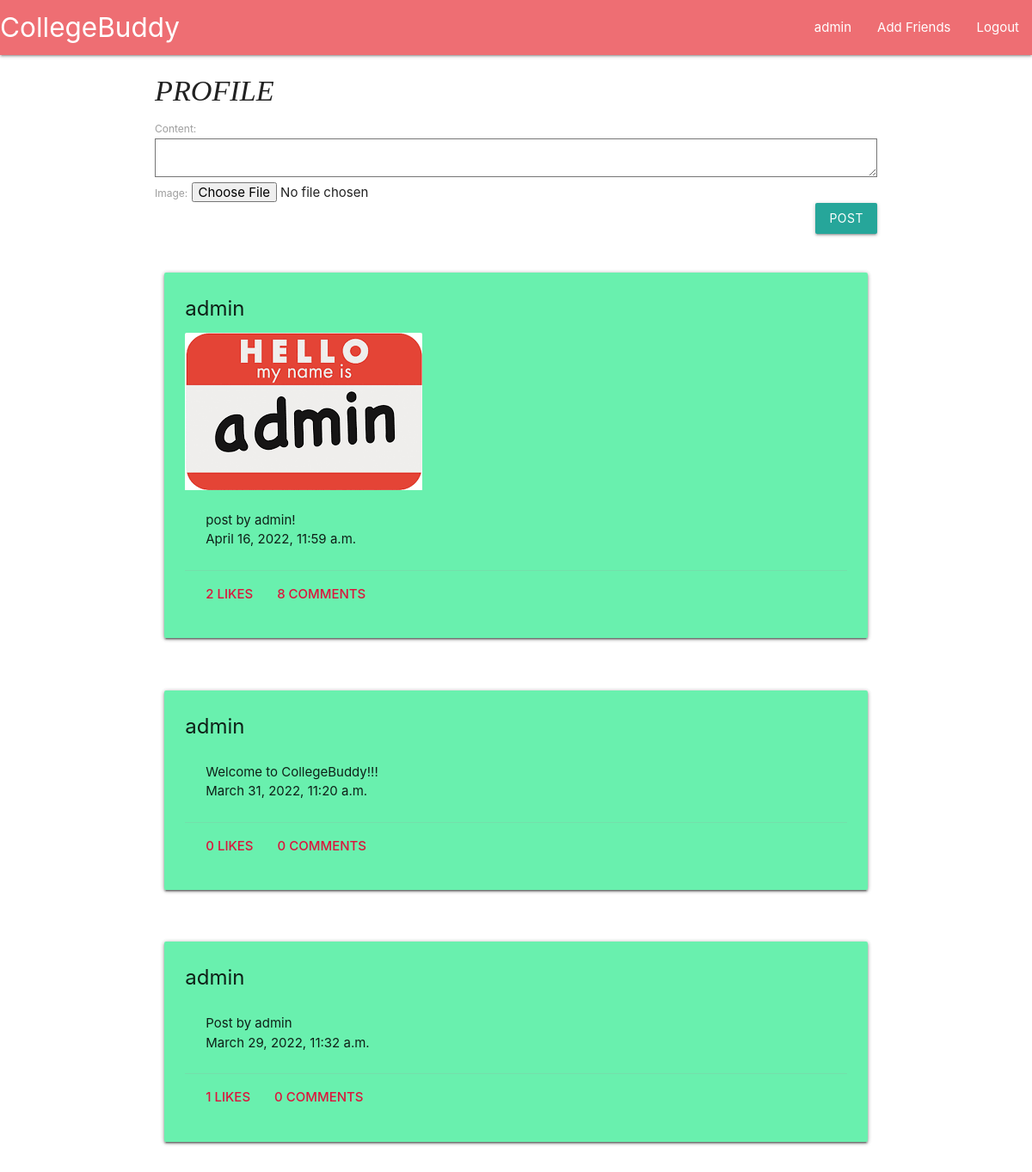
/profile/ (signed in), run on the app's committed database.
### social/models.py (models this page shows, shortened)
class Post(models.Model):
    user = models.ForeignKey(User, on_delete=models.CASCADE)
    created_at = models.DateTimeField(auto_now = True)
    content = models.TextField()
    image = models.ImageField(blank = True)

### social/views.py (the view)
# urls.py: path("profile/", social_view.Profile.as_view(), name = "profile"),
class Profile(LoginRequiredMixin, ListView):
    login_url = "login/"
    template_name = "social/profile.html"
    context_object_name = "posts"
    def get_queryset(self):
        return models.Post.objects.filter(user = self.request.user).order_by("-created_at")
    def get_context_data(self, *args, **kwargs):
        data = super().get_context_data(*args, **kwargs)
        data["post_form"] = forms.PostForm()
        return data

### social/forms.py
class PostForm(forms.ModelForm):
    class Meta:
        model = models.Post
        fields = ["content", "image"]

### templates/social/profile.html (shortened to what this page needs)
{% extends "base.html" %}
{% block content %}
    <div class="container">
        <h4 style="font-style: italic; font-family: cursive;">PROFILE</h4>
        <form action="/post/" method="post" enctype="multipart/form-data">
            {{ post_form }}
            <div class="row" style="text-align: end;">
                <button type="submit" class="btn waves-effect">POST</button>
            </div>
        </form>
    </div>
    {% for post in posts %}
        {% include "social/components/post.html" %}
    {% endfor %}
{% endblock %}

### templates/base.html (shortened to what this page needs)
<!DOCTYPE html>
<html lang="en">
<head>
    <link rel="stylesheet" href="https://cdnjs.cloudflare.com/ajax/libs/materialize/1.0.0/css/materialize.min.css">
</head>
<body>
    <nav>
        <div class="nav-wrapper">
            <a href="/" class="brand-logo">CollegeBuddy</a>
            <ul id="nav-mobile" class="right hide-on-med-and-down">
                {% if user.is_authenticated %}
                <li><a href="/profile/">{{ user.username }}</a></li>
                <li><a href="/add-friends/">Add Friends</a></li>
                <li><a href="/logout/">Logout</a></li>
                {% else %}
                <li><a href="/login/">Login</a></li>
                <li><a href="/signup/">SignUp</a></li>
                {% endif %}
            </ul>
        </div>
    </nav>
    {% block content %}
    {% endblock %}
</body>
</html>

### templates/social/components/post.html (shortened to what this page needs)
<div class="container" style="margin-top: 1cm;">
    <div class="row">
        <div class="col s12">
            <div class="card">
                <div class="card-panel green accent-2">
                    <span class="card-title" style="font-weight:400;">{{post.user.username}}</span>
                    {% if post.image %}
                    <div class="card-image">
                        <img src="/media/{{ post.image }}" style="width: auto; margin-top: 10px;">
                    </div>
                    {% endif %}
                    <div class="card-content">
                        <p>{{post.content}}</p>
                        <p>{{post.created_at}}</p>
                    </div>
                    <div class="card-action">
                        <a href="#" onclick="likePost({{post.id}});"><strong style="color: crimson;">{{post.like_set.count}} LIKEs </strong>
                        </a>
                        <a class="modal-trigger" href="#postModal{{post.id}}"><strong style="color: crimson;">{{post.comment_set.count}} COMMENTS</strong></a>
                    </div>
                </div>
            </div>
        </div>
    </div>
</div>

### data on the page
Post: user.username "admin", image (picture), content "post by admin!", created_at "April 16, 2022, 11:59 a.m.", like_set.count "2", comment_set.count "8"
Post: user.username "admin", content "Welcome to CollegeBuddy!!!", created_at "March 31, 2022, 11:20 a.m.", like_set.count "0", comment_set.count "0"
Post: user.username "admin", content "Post by admin", created_at "March 29, 2022, 11:32 a.m.", like_set.count "1", comment_set.count "0"

### other printed values
{{ user.username }} "admin"
